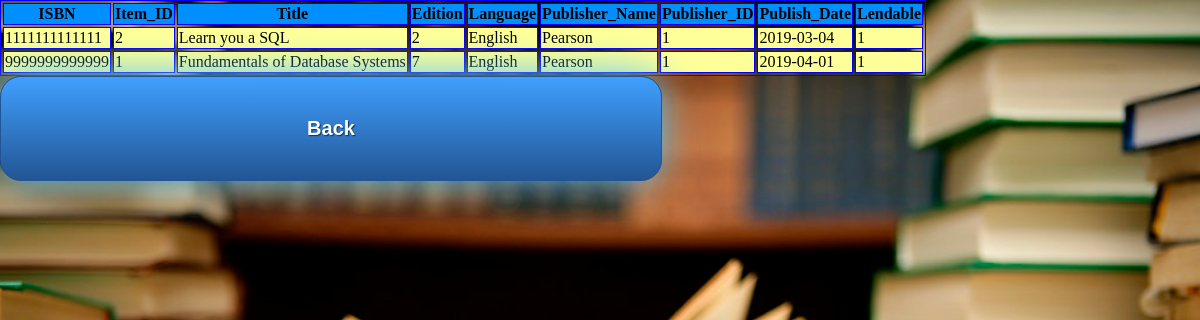
/libViewBooks.php, run on an earlier commit of the app's database.
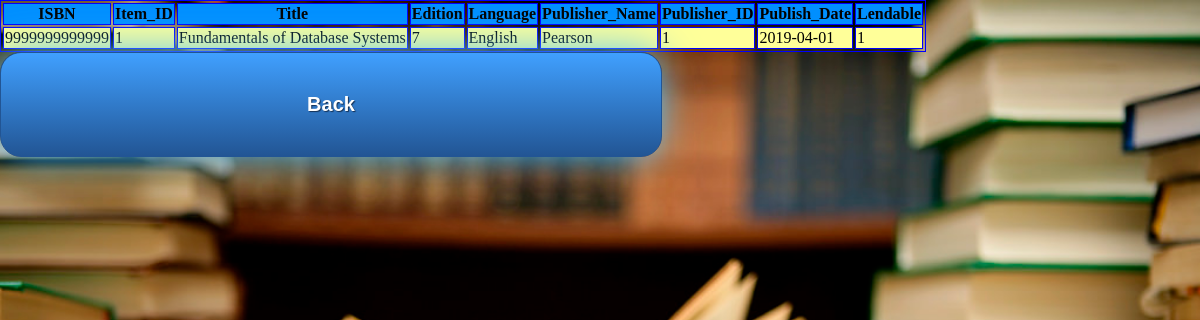
And on a later commit of the database.
### tables this page shows
CREATE TABLE `book` (
  `ISBN` varchar(13) NOT NULL,
  `Item_ID` varchar(11) NOT NULL,
  `Title` varchar(100) NOT NULL,
  `Edition` tinyint(4) NOT NULL,
  `Language` varchar(25) NOT NULL,
  `Publisher_Name` varchar(50) NOT NULL,
  `Publisher_ID` int(11) NOT NULL,
  `Publish_Date` date NOT NULL,
  `Lendable` tinyint(1) NOT NULL DEFAULT '1'
);

### libViewBooks.php (the view, shortened to what this page needs)
<html>
	<link rel="stylesheet" type="text/css" href="main.css">
	<body>
		<?php
			$con=mysqli_connect("localhost","root","","lms");
		$result = mysqli_query($con, "SELECT * FROM `book`");
		echo "<table border='1' BORDERCOLOR='#0000FF'>
		<tr style='background-color:#008FFF'>
		<th>ISBN</th>
		<th>Item_ID</th>
		<th>Title</th>
		<th>Edition</th>
		<th>Language</th>
		<th>Publisher_Name</th>
		<th>Publisher_ID</th>
		<th>Publish_Date</th>
		<th>Lendable</th>
		</tr>";
		while($row = mysqli_fetch_array($result)){
			echo '<tr style="background-color:#ffff99">';
			echo "<td>" . $row['ISBN'] . "</td>";
			echo "<td>" . $row['Item_ID'] . "</td>";
			echo "<td>" . $row['Title'] . "</td>";
			echo "<td>" . $row['Edition'] . "</td>";
			echo "<td>" . $row['Language'] . "</td>";
			echo "<td>" . $row['Publisher_Name'] . "</td>";
			echo "<td>" . $row['Publisher_ID'] . "</td>";
			echo "<td>" . $row['Publish_Date'] . "</td>";
			echo "<td>" . $row['Lendable'] . "</td>";
			echo "</tr>";
		}
		echo "</table>";
		?>
		<a class="button" href="librarian.php">Back</a>
	</body>
</html>

What changed in the data, as far as the page shows it:
removed book: ISBN "1111111111111", Item_ID "2", Title "Learn you a SQL", Edition "2", Language "English", Publisher_Name "Pearson", Publisher_ID "1", Publish_Date "2019-03-04", Lendable "1"
